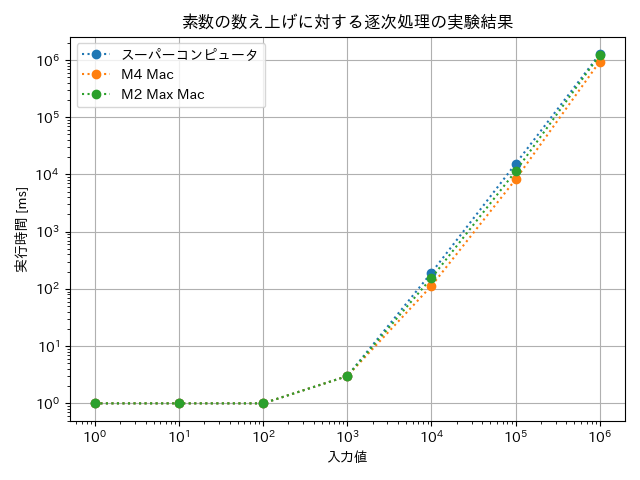

The Python source for this figure:
import matplotlib.pyplot as plt
import japanize_matplotlib # 図の中で日本語が使えるようにする
import glob

# ファイル名から CPU 名を取得するための辞書
get_cpu_name_by_file_name = {
    "m2_max_mac.txt": "M2 Max Mac",
    "m4_mac.txt": "M4 Mac",
    "super.txt": "スーパーコンピュータ"
}


# グラフを作成する関数（引数は x 軸の下限値）
# x 軸：入力値
# y 軸：実行時間（ミリ秒）
# 実験データは逐次処理の実験結果を使用
def plot_math(input_size_lower_limit = None):
    # 実験データの読み込み
    files = glob.glob("./../../math/result/*.txt")
    for file_path in files:
        file_name = file_path.split("/")[-1]

        # 逐次処理のファイルのみを対象とする
        if file_name not in ["super.txt", "m2_max_mac.txt", "m4_mac.txt"]:
            continue

        with open(file_path, "r") as file:
            x_input_size = [] # x 軸のデータ
            y_time = [] # y 軸のデータ
            lines = file.readlines()
            for line in lines:
                # 入力値, 答え, 実行時間（ミリ秒）
                n, _ans, time = map(int, line.strip().split())

                # 特定の入力値以上のグラフを作成する場合
                if input_size_lower_limit is not None and n < input_size_lower_limit:
                    continue

                x_input_size.append(n)
                y_time.append(time)

            cpu_name = get_cpu_name_by_file_name[file_name]
            plt.plot(x_input_size, y_time, marker = "o", linestyle = "dotted", label = cpu_name) # 横軸, 縦軸, 点の種類, 線の種類, ラベル

    # グラフの描画
    plt.xscale("log") # x 軸は対数スケール
    plt.yscale("log") # y 軸は対数スケール
    plt.grid() # グリッド線を表示
    plt.legend(loc = "upper left") # 凡例を左上に表示
    plt.title("素数の数え上げに対する逐次処理の実験結果")
    plt.xlabel("入力値")
    plt.ylabel("実行時間 [ms]")
    plt.tight_layout() # レイアウトの調整

    # グラフの保存
    save_path = "plot_math.png"
    if input_size_lower_limit is not None:
        save_path = f"plot_math_limit_{input_size_lower_limit}.png"
    plt.savefig(save_path) # 作成したグラフの保存先
    plt.close()
    return save_path


def main():
    path1 = plot_math() # 全ての入力値に対するグラフを作成
    path2 = plot_math(input_size_lower_limit = 10 ** 4) # 特定の入力値に対するグラフを作成
    print("グラフを作成しました", path1, path2)


# エントリポイント
if __name__ == "__main__":
    main()
